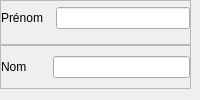
           <widget class="QWidget" name="widget_2" native="true">
            <layout class="QVBoxLayout" name="verticalLayout_4">
             <property name="spacing">
              <number>0</number>
             </property>
             <property name="leftMargin">
              <number>0</number>
             </property>
             <property name="topMargin">
              <number>0</number>
             </property>
             <property name="rightMargin">
              <number>9</number>
             </property>
             <item>
              <widget class="QFrame" name="frame_4">
               <property name="frameShape">
                <enum>QFrame::StyledPanel</enum>
               </property>
               <property name="frameShadow">
                <enum>QFrame::Raised</enum>
               </property>
               <layout class="QHBoxLayout" name="horizontalLayout_6">
                <property name="leftMargin">
                 <number>0</number>
                </property>
                <property name="topMargin">
                 <number>0</number>
                </property>
                <property name="rightMargin">
                 <number>0</number>
                </property>
                <item>
                 <widget class="QLabel" name="label_55">
                  <property name="text">
                   <string>Prénom  </string>
                  </property>
                 </widget>
                </item>
                <item>
                 <widget class="QLineEdit" name="updatePrenom"/>
                </item>
               </layout>
              </widget>
             </item>
             <item>
              <widget class="QFrame" name="frame_3">
               <property name="frameShape">
                <enum>QFrame::StyledPanel</enum>
               </property>
               <property name="frameShadow">
                <enum>QFrame::Raised</enum>
               </property>
               <layout class="QHBoxLayout" name="horizontalLayout_5">
                <property name="spacing">
                 <number>6</number>
                </property>
                <property name="leftMargin">
                 <number>0</number>
                </property>
                <property name="topMargin">
                 <number>0</number>
                </property>
                <property name="rightMargin">
                 <number>0</number>
                </property>
                <property name="bottomMargin">
                 <number>0</number>
                </property>
                <item>
                 <widget class="QLabel" name="label_54">
                  <property name="text">
                   <string>Nom      </string>
                  </property>
                 </widget>
                </item>
                <item>
                 <widget class="QLineEdit" name="updateNom"/>
                </item>
               </layout>
              </widget>
             </item>
            </layout>
           </widget>
